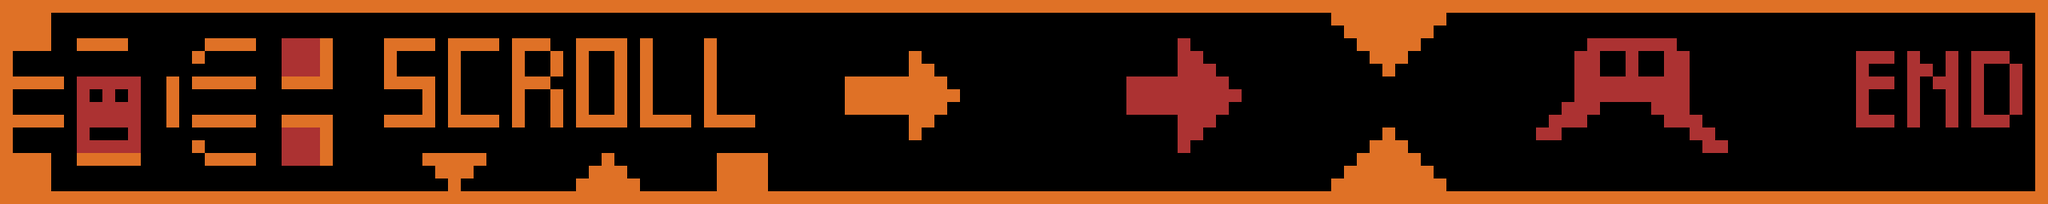

The image is a tile-based game level rendered from a .tmx file. Its description and source (layers, tilesets, objects; grid data summarised) follow:
An orthogonal 160x16 tile map with 16x16 px tiles, 1 tile layer (foreground), 1 hidden layer not drawn.

<map version="1.10" tiledversion="1.10.2" orientation="orthogonal" renderorder="right-down" width="160" height="16" tilewidth="16" tileheight="16" infinite="0" nextlayerid="3" nextobjectid="1">
 <tileset firstgid="1" source="tileset.tsx" />
 <layer id="1" name="foreground" width="160" height="16">
  <data>[2560 cells, 799 non-empty, 3 distinct tile ids]</data>
 </layer>
 <layer id="2" name="collision" width="160" height="16" visible="0">
  <data>[2560 cells, 209 non-empty, 1 distinct tile ids]</data>
 </layer>
</map>